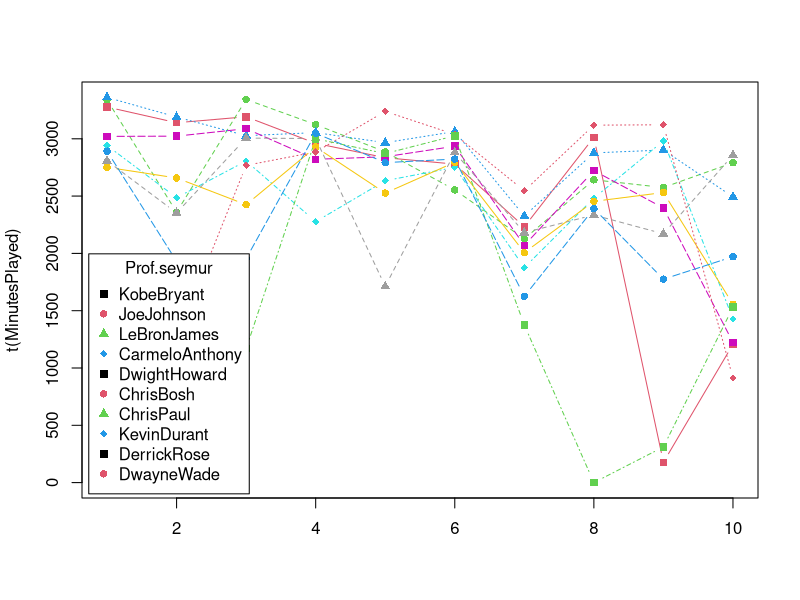

This figure's R source:
#let create matrix
#matrix() function
data<-1:20
A<-matrix(data,4,5)
A
A[2,3]
B<-matrix(data,4,5,byrow=T)# the sequnce according to row
B
# rbind function
r1<-c('a','b','c')
r2<-c('d','e','f')
r3<-c(1,2,3)
shedule<-rbind(r1,r2,r3)
shedule

# cbind function
D<-cbind(r1,r2,r3)
D#opposite of rbind

# Named vector
charlie<- 1:5
charlie

#give name
names(charlie)<-c('a','b','c','d','e')
charlie
charlie['d']

#clean name
names(charlie)<-NULL
charlie

# named matrix
tep.vec<-rep(c('a','B','Zz'),each=3)
tep.vec
#each use for create order of each value, liek to value=a and the order of value is a,a,a,a,a....
K<-matrix(tep.vec,3,3)
K

rownames(K)<-c('how','are','you')
colnames(K)<-c('1','2','3')
K
K[1,2]
K['how','2']# the same result with K[1,2]

rownames(K)<-NULL
K



# new section 



Seasons <- c("2005","2006","2007","2008","2009","2010","2011","2012","2013","2014")


Players <- c("KobeBryant","JoeJohnson","LeBronJames","CarmeloAnthony","DwightHoward","ChrisBosh","ChrisPaul","KevinDurant","DerrickRose","DwayneWade")




KobeBryant_MP <- c(3277,3140,3192,2960,2835,2779,2232,3013,177,1207)
JoeJohnson_MP <- c(3340,2359,3343,3124,2886,2554,2127,2642,2575,2791)
LeBronJames_MP <- c(3361,3190,3027,3054,2966,3063,2326,2877,2902,2493)
CarmeloAnthony_MP <- c(2941,2486,2806,2277,2634,2751,1876,2482,2982,1428)
DwightHoward_MP <- c(3021,3023,3088,2821,2843,2935,2070,2722,2396,1223)
ChrisBosh_MP <- c(2751,2658,2425,2928,2526,2795,2007,2454,2531,1556)
ChrisPaul_MP <- c(2808,2353,3006,3002,1712,2880,2181,2335,2171,2857)
KevinDurant_MP <- c(1255,1255,2768,2885,3239,3038,2546,3119,3122,913)
DerrickRose_MP <- c(1168,1168,1168,3000,2871,3026,1375,0,311,1530)
DwayneWade_MP <- c(2892,1931,1954,3048,2792,2823,1625,2391,1775,1971)
#Matrix
MinutesPlayed <- rbind(KobeBryant_MP, JoeJohnson_MP, LeBronJames_MP, CarmeloAnthony_MP, DwightHoward_MP, ChrisBosh_MP, ChrisPaul_MP, KevinDurant_MP, DerrickRose_MP, DwayneWade_MP)
rm(KobeBryant_MP, JoeJohnson_MP, CarmeloAnthony_MP, DwightHoward_MP, ChrisBosh_MP, LeBronJames_MP, ChrisPaul_MP, DerrickRose_MP, DwayneWade_MP, KevinDurant_MP)
colnames(MinutesPlayed) <- Seasons
rownames(MinutesPlayed) <- Players

#Field Goals
MinutesPlayed

#now vizulezation
t(MinutesPlayed)

matplot(t(MinutesPlayed),type="b",pch=15:18,col=(2:8))

?matplot
#now let's creat a legend
legend('bottomleft',inset=0.01,legend<0.5,xjust=0,
       title='Prof.seymur', legend=Players,pch=15:18,col=(1:4.6),horiz =F )
?legend


